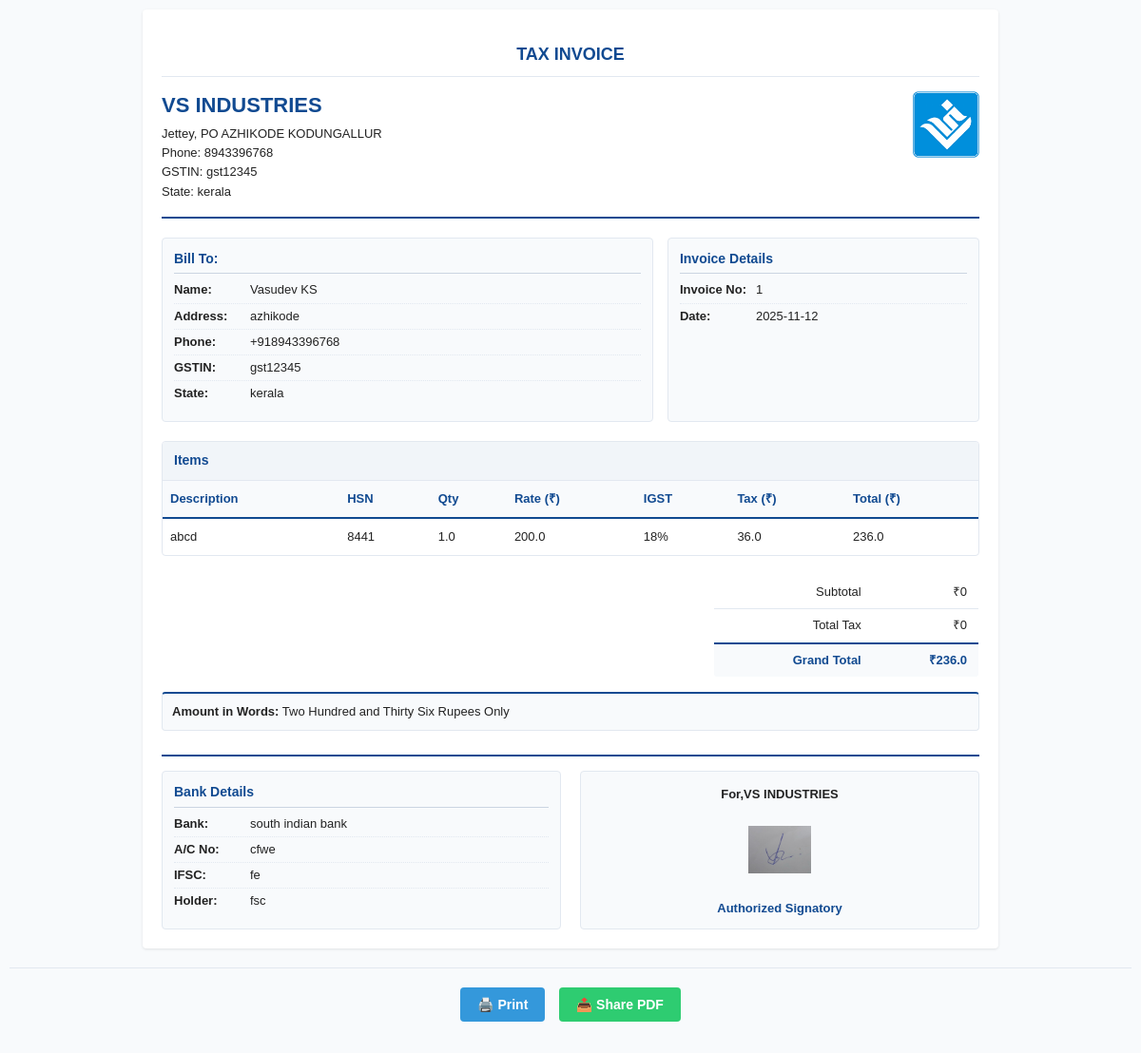
The app's page /print-bill/1 with its own data.
### tables this page shows
CREATE TABLE company (
                        id INTEGER PRIMARY KEY AUTOINCREMENT,
                        name TEXT,
                        address TEXT,
                        phone TEXT,
                        gst TEXT,
                        state TEXT,
                        bank_name TEXT,
                        ifsc TEXT,
                        account_number TEXT,
                        account_name TEXT,
                        logo TEXT,
                        signature TEXT
                    );

CREATE TABLE bills (
                        id INTEGER PRIMARY KEY AUTOINCREMENT,
                        date TEXT,
                        invoice_number TEXT,
                        customer_name TEXT,
                        grand_total REAL,
                        extra_title TEXT,
                        extra_amount REAL,
                        tax_type TEXT
                    );

CREATE TABLE users (
                        id INTEGER PRIMARY KEY AUTOINCREMENT,
                        name TEXT,
                        address TEXT,
                        phone TEXT,
                        gst TEXT,
                        state TEXT
                    );

CREATE TABLE bill_items (
                        id INTEGER PRIMARY KEY AUTOINCREMENT,
                        bill_id INTEGER,
                        name TEXT,
                        hsn TEXT,
                        qty REAL,
                        rate REAL,
                        total REAL,
                        FOREIGN KEY (bill_id) REFERENCES bills(id)
                    );

### app.py (the view)
@app.route('/print-bill/<int:bill_id>')
def print_bill(bill_id):
    import math
    def number_to_words(n):
        ones = ["", "One", "Two", "Three", "Four", "Five", "Six", "Seven", "Eight", "Nine",
                "Ten", "Eleven", "Twelve", "Thirteen", "Fourteen", "Fifteen", "Sixteen",
                "Seventeen", "Eighteen", "Nineteen"]
        tens = ["", "", "Twenty", "Thirty", "Forty", "Fifty", "Sixty", "Seventy", "Eighty", "Ninety"]
        def words(num):
            if num == 0:
                return "Zero"
            elif num < 20:
                return ones[num]
            elif num < 100:
                return tens[num // 10] + (" " + ones[num % 10] if num % 10 else "")
            elif num < 1000:
                return ones[num // 100] + " Hundred" + (" and " + words(num % 100) if num % 100 else "")
            elif num < 100000:
                return words(num // 1000) + " Thousand" + (" " + words(num % 1000) if num % 1000 else "")
            elif num < 10000000:
                return words(num // 100000) + " Lakh" + (" " + words(num % 100000) if num % 100000 else "")
            else:
                return words(num // 10000000) + " Crore" + (" " + words(num % 10000000) if num % 10000000 else "")
        return words(int(n))  # ✅ changed from num → n
    conn = sqlite3.connect(DB_PATH)
    conn.row_factory = sqlite3.Row
    cursor = conn.cursor()
    cursor.execute("SELECT * FROM bills WHERE id = ?", (bill_id,))
    bill = cursor.fetchone()
    if not bill:
        conn.close()
        return "Bill not found", 404
    cursor.execute("SELECT * FROM bill_items WHERE bill_id = ?", (bill_id,))
    items = cursor.fetchall()
    cursor.execute("SELECT * FROM users WHERE name = ?", (bill['customer_name'],))
    customer = cursor.fetchone()
    cursor.execute("SELECT * FROM company LIMIT 1")
    company = cursor.fetchone()
    conn.close()
    try:
        total = float(bill['grand_total']) if bill['grand_total'] is not None else 0.0
    except (ValueError, TypeError):
        total = 0.0
    rupees = int(math.floor(total))
    paise = int(round((total - rupees) * 100))
    amount_in_words = f"{number_to_words(rupees)} Rupees"
    if paise:
        amount_in_words += f" and {number_to_words(paise)} Paise"
    amount_in_words += " Only"
    return render_template(
        'print_bill.html',
        bill=bill,
        items=items,
        customer=customer,
        company=company,
        amount_in_words=amount_in_words
    )

### app.py (called while the page is built)
@app.before_request
def ensure_db():
    if not os.path.exists(DB_PATH):
        init_db()
    else:
        conn = sqlite3.connect(DB_PATH)
        cursor = conn.cursor()
        cursor.execute("SELECT name FROM sqlite_master WHERE type='table' AND name='company'")
        exists = cursor.fetchone()
        conn.close()
        if not exists:
            init_db()

### templates/print_bill.html (shortened to what this page needs)
<!DOCTYPE html>
<html lang="en">
<head>
</head>
<body>
  <div class="invoice-box" id="invoice">
    <div class="invoice-title">Tax Invoice</div>
    <div class="invoice-header">
      <div class="company-info">
        <h1>{{ company['name'] }}</h1>
        <p>{{ company['address'] }}</p>
        <p>Phone: {{ company['phone'] }}</p>
        <p>GSTIN: {{ company['gst'] }}</p>
        <p>State: {{ company['state'] }}</p>
      </div>
      <div class="logo-container">
        {% if company['logo'] %}
          <img src="{{ url_for('static', filename='uploads/' + company['logo']) }}" alt="Company Logo">
        {% endif %}
      </div>
    </div>
    <div class="details-section">
      <div class="customer-details">
        <div class="section-title">Bill To:</div>
        <div class="detail-row">
          <div class="detail-label">Name:</div>
          <div class="detail-value">{{ bill['customer_name'] }}</div>
        </div>
        <div class="detail-row">
          <div class="detail-label">Address:</div>
          <div class="detail-value">{{ customer['address'] if customer else 'N/A' }}</div>
        </div>
        <div class="detail-row">
          <div class="detail-label">Phone:</div>
          <div class="detail-value">{{ customer['phone'] if customer else 'N/A' }}</div>
        </div>
        <div class="detail-row">
          <div class="detail-label">GSTIN:</div>
          <div class="detail-value">{{ customer['gst'] if customer else 'N/A' }}</div>
        </div>
        <div class="detail-row">
          <div class="detail-label">State:</div>
          <div class="detail-value">{{ customer['state'] if customer else 'N/A' }}</div>
        </div>
      </div>
        <div class="invoice-details">
            <div class="section-title">Invoice Details</div>
            <div class="detail-row">
            <div class="detail-label">Invoice No:</div>
            <div class="detail-value">{{ bill['invoice_number'] }}</div>
            </div>
            <div class="detail-row">
            <div class="detail-label">Date:</div>
            <div class="detail-value">{{ bill['date'] }}</div>
            </div>
        </div>
    </div>
    <div class="items-section">
      <div class="section-title">Items</div>
      <table class="items-table">
        <thead>
          <tr>
            <th>Description</th>
            <th>HSN</th>
            <th>Qty</th>
            <th>Rate (₹)</th>
            <th>{{ bill['tax_type'] }}</th>
            <th>Tax (₹)</th>
            <th>Total (₹)</th>
          </tr>
        </thead>
        <tbody>
          {% set subtotal = 0 %}
          {% set totaltax = 0 %}
          {% for item in items %}
            {% set qty = item['qty'] | float %}
            {% set rate = item['rate'] | float %}
            {% set taxp = 18 %}
            {% set item_sub = qty * rate %}
            {% set tax = item_sub * taxp / 100 %}
            {% set total = item_sub + tax %}
            {% set subtotal = subtotal + item_sub %}
            {% set totaltax = totaltax + tax %}
            <tr>
              <td>{{ item['name'] }}</td>
              <td>{{ item['hsn'] or '-' }}</td>
              <td>{{ qty }}</td>
              <td>{{ rate | round(2) }}</td>
              <td>{{ taxp }}%</td>
              <td>{{ tax | round(2) }}</td>
              <td>{{ total | round(2) }}</td>
            </tr>
          {% endfor %}
        </tbody>
      </table>
    </div>
    <div class="totals-section">
      <table class="totals-table">
        <tr>
          <td>Subtotal</td>
          <td>₹{{ subtotal | round(2) }}</td>
        </tr>
        <tr>
          <td>Total Tax</td>
          <td>₹{{ totaltax | round(2) }}</td>
        </tr>
        <tr>
          <td><strong>Grand Total</strong></td>
          <td><strong>₹{{ bill['grand_total'] | round(2) }}</strong></td>
        </tr>
      </table>
    </div>
    <div class="amount-words">
      <strong>Amount in Words:</strong> {{ amount_in_words }}
    </div>
    <div class="footer-section">
      <div class="bank-details">
        <div class="section-title">Bank Details</div>
        <div class="detail-row">
          <div class="detail-label">Bank:</div>
          <div class="detail-value">{{ company['bank_name'] or 'N/A' }}</div>
        </div>
        <div class="detail-row">
          <div class="detail-label">A/C No:</div>
          <div class="detail-value">{{ company['account_number'] or 'N/A' }}</div>
        </div>
        <div class="detail-row">
          <div class="detail-label">IFSC:</div>
          <div class="detail-value">{{ company['ifsc'] or 'N/A' }}</div>
        </div>
        <div class="detail-row">
          <div class="detail-label">Holder:</div>
          <div class="detail-value">{{ company['account_name'] or 'N/A' }}</div>
        </div>
      </div>
      <div class="signature-section">
        <div class="company-name">For,{{ company['name'] }}</div>
        <div class="signature-box">
          {% if company and company['signature'] %}
            <img src="{{ url_for('static', filename='uploads/' + company['signature']) }}" alt="Signature" />
          {% else %}
            <div style="color: #94a3b8; font-size: 12px;">Signature</div>
          {% endif %}
        </div>
        <div class="authorized-text">Authorized Signatory</div>
      </div>
    </div>
  </div>
  <div class="action-buttons">
    <button class="btn btn-print" onclick="window.print()">🖨️ Print</button>
    <button class="btn btn-share" onclick="sharePDF()">📤 Share PDF</button>
  </div>
</body>
</html>

### templates/print_bill.html (style rules this page uses)
* { box-sizing: border-box; margin: 0; padding: 0; }
body { font-family: "Arial", sans-serif; background: #f8fafc; color: #222; line-height: 1.4; padding: 10px; }
.invoice-box { width: 100%; max-width: 900px; margin: 0 auto; background: white; padding: 20px; border-radius: 4px; box-shadow: 0 1px 3px rgba(0,0,0,0.1); }
.invoice-header { display: flex; justify-content: space-between; align-items: flex-start; margin-bottom: 20px; padding-bottom: 15px; border-bottom: 2px solid #114a91; }
.company-info h1 { font-size: 22px; color: #114a91; margin-bottom: 5px; }
.company-info p { font-size: 13px; margin-bottom: 2px; }
.logo-container img { max-height: 70px; width: auto; }
.invoice-title { text-align: center; font-size: 18px; font-weight: bold; color: #114a91; margin: 15px 0; text-transform: uppercase; padding-bottom: 10px; border-bottom: 1px solid #e2e8f0; }
.details-section { display: flex; justify-content: space-between; margin-bottom: 20px; gap: 15px; }
.customer-details, .invoice-details { font-size: 13px; padding: 12px; border: 1px solid #e2e8f0; border-radius: 4px; background: #f8fafc; }
.customer-details { flex: 1.3; }
.invoice-details { flex: 0.8; }
.section-title { font-weight: bold; color: #114a91; margin-bottom: 8px; font-size: 14px; padding-bottom: 5px; border-bottom: 1px solid #cbd5e1; }
.detail-row { display: flex; font-size: 13px; margin-bottom: 4px; padding-bottom: 4px; border-bottom: 1px dotted #e2e8f0; }
.detail-row:last-child { border-bottom: none; }
.detail-label { width: 80px; font-weight: bold; }
.detail-value { flex: 1; }
.items-section { margin: 20px 0; border: 1px solid #e2e8f0; border-radius: 4px; overflow: hidden; }
.items-section .section-title { padding: 10px 12px; background: #f1f5f9; margin: 0; border-bottom: 1px solid #e2e8f0; border-radius: 0; }
.items-table { width: 100%; border-collapse: collapse; font-size: 13px; }
.items-table th { text-align: left; padding: 10px 8px; background: #f8fafc; color: #114a91; font-weight: bold; border-bottom: 2px solid #114a91; }
.items-table td { padding: 10px 8px; border-bottom: 1px solid #e2e8f0; }
.items-table tr:last-child td { border-bottom: none; }
.totals-section { margin-top: 20px; display: flex; justify-content: flex-end; }
.totals-table { width: 280px; border-collapse: collapse; border: 1px solid #e2e8f0; border-radius: 4px; overflow: hidden; }
.totals-table td { padding: 8px 12px; font-size: 13px; text-align: right; border-bottom: 1px solid #e2e8f0; }
.totals-table tr:last-child td { font-weight: bold; color: #114a91; background: #f8fafc; border-top: 2px solid #114a91; }
.amount-words { margin-top: 15px; font-size: 13px; padding: 10px; border: 1px solid #e2e8f0; border-radius: 4px; background: #f8fafc; border-top: 2px solid #114a91; }
.footer-section { display: flex; justify-content: space-between; margin-top: 25px; padding-top: 15px; border-top: 2px solid #114a91; gap: 20px; }
.bank-details, .signature-section { flex: 1; font-size: 13px; padding: 12px; border: 1px solid #e2e8f0; border-radius: 4px; background: #f8fafc; }
.bank-details .section-title { border-bottom: 1px solid #cbd5e1; }
.signature-section { text-align: center; display: flex; flex-direction: column; justify-content: space-between; }
.signature-box { height: 80px; display: flex; align-items: center; justify-content: center; }
.signature-section img { width: 100px; height: 50px; object-fit: contain; }
.authorized-text { font-weight: 600; color: #114a91; margin-top: 5px; }
.company-name { font-weight: bold; margin-top: 3px; font-size: 13px; }
.action-buttons { text-align: center; margin: 20px 0; padding-top: 15px; border-top: 1px solid #e2e8f0; }
.btn { display: inline-block; padding: 10px 18px; margin: 5px; border: none; cursor: pointer; font-size: 14px; font-weight: bold; border-radius: 4px; transition: all 0.2s; }
.btn-print { background: #3498db; color: white; }
.btn-share { background: #2ecc71; color: white; }

### records on screen
company: name "VS INDUSTRIES", address "Jettey, PO AZHIKODE KODUNGALLUR", phone "8943396768", gst "gst12345", state "kerala", logo (picture), bank_name "south indian bank", account_number "cfwe", ifsc "fe", account_name "fsc", signature (picture)
bills: customer_name "Vasudev KS", invoice_number "1", date "2025-11-12", tax_type "IGST", grand_total "236.0"
users: address "azhikode", phone "+918943396768", gst "gst12345", state "kerala"
bill_items: name "abcd", hsn "8441", qty "1.0", rate "200.0", taxp "18", tax "36.0", total "236.0"

### other values on screen
{{ subtotal | round(2) }} "0"
{{ totaltax | round(2) }} "0"
{{ amount_in_words }} "Two Hundred and Thirty Six Rupees Only"
